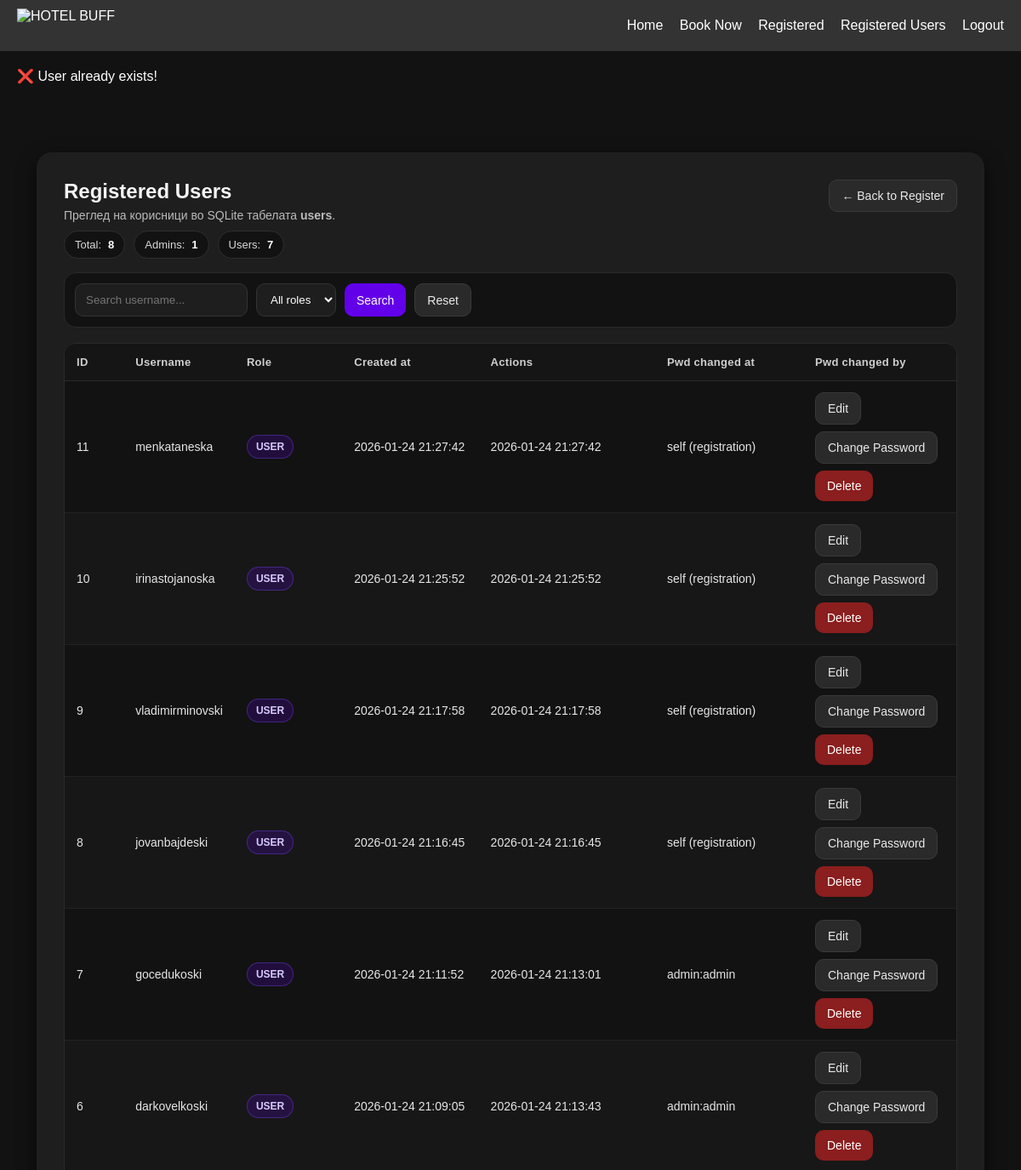
/admin/users (signed in, upper part), run on an earlier commit of the app's database.
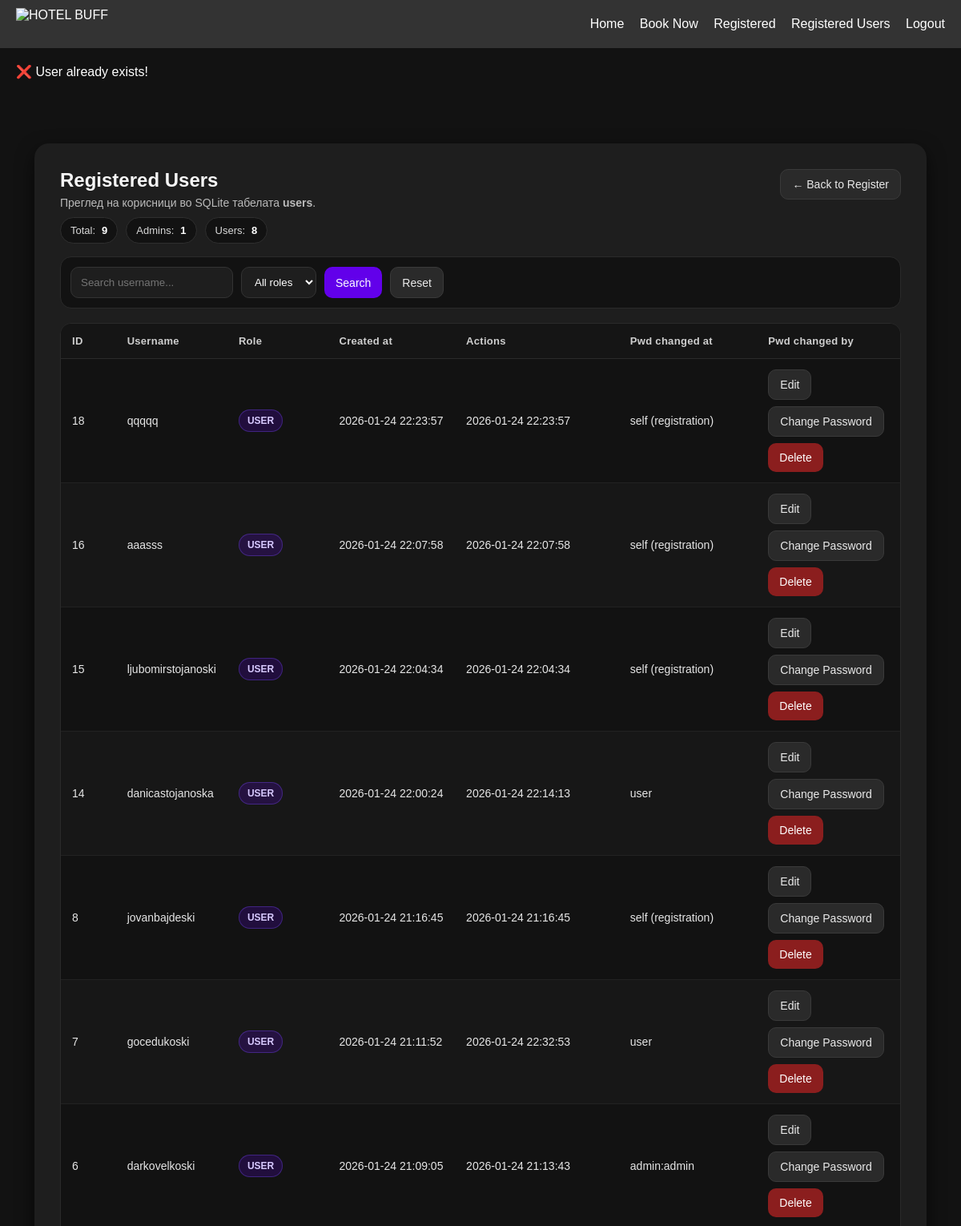
And on a later commit of the database.
### tables this page shows
CREATE TABLE users (
            id INTEGER PRIMARY KEY AUTOINCREMENT,
            username TEXT NOT NULL UNIQUE,
            password_hash TEXT NOT NULL,
            role TEXT NOT NULL DEFAULT 'user',
            created_at TEXT NOT NULL
        , password_changed_at TEXT, password_changed_by TEXT);

### app.py (the view)
@app.route("/admin/users")
def admin_users():
    if "user" not in session or session.get("role") != "admin":
        return redirect(url_for("login"))
    q = request.args.get("q", "").strip()
    role_filter = request.args.get("role", "").strip()
    sql = "SELECT id, username, role, created_at, password_changed_at, password_changed_by FROM users WHERE 1=1"
    params = []
    if q:
        sql += " AND username LIKE ?"
        params.append(f"%{q}%")
    if role_filter in ("admin", "user"):
        sql += " AND role = ?"
        params.append(role_filter)
    sql += " ORDER BY id DESC"
    conn = get_db_connection()
    users = conn.execute(sql, params).fetchall()
    total = conn.execute("SELECT COUNT(*) FROM users").fetchone()[0]
    admins = conn.execute("SELECT COUNT(*) FROM users WHERE role='admin'").fetchone()[0]
    normal_users = conn.execute("SELECT COUNT(*) FROM users WHERE role='user'").fetchone()[0]
    conn.close()
    return render_template(
        "admin_users.html",
        users=users,
        total=total,
        admins=admins,
        normal_users=normal_users,
        q=q,
        role_filter=role_filter
    )

### database.py (called while the page is built)
def get_db_connection():
    conn = sqlite3.connect(DB_NAME, timeout=10, check_same_thread=False)
    conn.row_factory = sqlite3.Row
    return conn

### templates/admin_users.html (shortened to what this page needs)
{% extends "base.html" %}
{% block content %}
<div class="users-container">
    <div class="users-header">
        <div>
            <h2>Registered Users</h2>
            <p class="subtitle">Преглед на корисници во SQLite табелата <b>users</b>.</p>
            <div class="stats-row">
                <span class="pill">Total: <strong>{{ total }}</strong></span>
                <span class="pill">Admins: <strong>{{ admins }}</strong></span>
                <span class="pill">Users: <strong>{{ normal_users }}</strong></span>
            </div>
        </div>
        <div class="actions">
            <a class="btn secondary" href="{{ url_for('register') }}">← Back to Register</a>
        </div>
    </div>
    <form class="controls" method="GET" action="{{ url_for('admin_users') }}">
        <input type="text" name="q" placeholder="Search username..." value="{{ q|default('') }}">
        <select name="role">
            <option value="" {% if not role_filter %}selected{% endif %}>All roles</option>
        </select>
        <button class="btn" type="submit">Search</button>
        <a class="btn secondary" href="{{ url_for('admin_users') }}">Reset</a>
    </form>
    <div class="table-wrap">
        {% if users and users|length > 0 %}
        <table>
            <thead>
                <tr>
                    <th style="width:70px;">ID</th>
                    <th>Username</th>
                    <th style="width:140px;">Role</th>
                    <th style="width:220px;">Created at</th>
                    <th style="width:320px;">Actions</th>
                    <th style="width:220px;">Pwd changed at</th>
                    <th style="width:220px;">Pwd changed by</th>
                </tr>
            </thead>
            <tbody>
                {% for u in users %}
                <tr>
                    <td data-label="ID">{{ u.id }}</td>
                    <td data-label="Username">{{ u.username }}</td>
                    <td data-label="Role">
                        {% if u.role == 'admin' %}
                            <span class="role-badge role-admin">ADMIN</span>
                        {% else %}
                            <span class="role-badge role-user">USER</span>
                        {% endif %}
                    </td>
                    <td data-label="Created at">{{ u.created_at }}</td>
                    <td data-label="Pwd changed at">
                    {{ u.password_changed_at if u.password_changed_at else '-' }}
                    </td>
                    <td data-label="Pwd changed by">
                    {{ u.password_changed_by if u.password_changed_by else '-' }}
                    </td>
                    <td data-label="Actions">
                        <div style="display:flex; gap:8px; flex-wrap:wrap;">
                            <a class="btn secondary" href="{{ url_for('edit_user', user_id=u.id) }}">Edit</a>
                            <a class="btn secondary" href="{{ url_for('admin_change_user_password', user_id=u.id) }}">Change Password</a>
                            {% if u.username != 'admin' %}
                            <form method="POST"
                                  action="{{ url_for('delete_user', user_id=u.id) }}"
                                  onsubmit="return confirm('Are you sure you want to delete this user?');">
                                <button class="btn danger" type="submit">Delete</button>
                            </form>
                            {% endif %}
                        </div>
                    </td>
                </tr>
                {% endfor %}
            </tbody>
        </table>
        {% else %}
            <div class="empty-state">Нема пронајдени корисници за ова пребарување.</div>
        {% endif %}
    </div>
</div>
{% endblock %}

### templates/base.html (shortened to what this page needs)
<!DOCTYPE html>
<html lang="en">
<head>
    <link rel="stylesheet" href="{{ url_for('static', filename='css/style.css') }}">
</head>
<body>
    <header>
        <img src="{{ url_for('static', filename='images/logo.png') }}" alt="HOTEL BUFF" class="logo">
        <nav>
            <a href="{{ url_for('home') }}">Home</a>
            {% if 'user' in session %}
                <a href="{{ url_for('booking') }}">Book Now</a>
                {% if session['user'] == 'admin' %}
                    <a href="{{ url_for('admin_bookings') }}">Registered</a>
                    <a href="{{ url_for('admin_users') }}">Registered Users</a>
                {% endif %}
                <a href="{{ url_for('logout') }}">Logout</a>
            {% else %}
                <a href="{{ url_for('images') }}">Images</a>
                <a href="{{ url_for('login') }}">Login</a>
                <a href="{{ url_for('register') }}">Register</a>
                <a href="{{ url_for('contact') }}">Contact</a>
            {% endif %}
        </nav>
    </header>
    <main>
 ❌ User already exists!
    {% block content %}{% endblock %}
    </main>
</body>
</html>

### static/css/style.css (style rules this page uses)
body { font-family: Arial, sans-serif; margin: 0; padding: 0; background-color: #f5f5f5; }
header { background-color: #333; color: #fff; padding: 10px 20px; display: flex; align-items: center; justify-content: space-between; }
header .logo { height: 40px; }
header nav a { color: #fff; margin-left: 15px; text-decoration: none; }
main { padding: 20px; }

### templates/admin_users.html (style rules this page uses)
body { background-color:#121212; color:#fff; font-family:Arial,sans-serif; }
.users-container { max-width: 1050px; margin: 80px auto; background:#1e1e1e; padding: 32px; border-radius: 18px; box-shadow: 0 8px 22px rgba(0,0,0,0.6); animation: fadeIn .35s ease-in-out; }
.users-header { display:flex; justify-content:space-between; gap:14px; align-items:flex-start; margin-bottom:14px; }
h2 { margin:0; color:#f5f5f5; }
.subtitle { margin:6px 0 0 0; color:#bbb; font-size:14px; }
.pill { display:inline-flex; align-items:center; gap:8px; padding:8px 12px; border-radius:999px; background:#121212; border:1px solid #2f2f2f; color:#d9d9d9; font-size:13px; white-space:nowrap; }
.pill strong { color:#fff; }
.stats-row { display:flex; gap:10px; flex-wrap:wrap; margin-top:10px; }
.controls { margin-top: 16px; display:flex; gap:10px; flex-wrap:wrap; background:#121212; border:1px solid #2a2a2a; padding:12px; border-radius:14px; }
.controls input, .controls select { background:#1e1e1e; border:1px solid #333; color:#fff; padding:10px 12px; border-radius:10px; outline:none; }
.btn { padding:10px 14px; border-radius:10px; border:none; cursor:pointer; background:#6200ea; color:#fff; font-size:14px; transition:.25s; text-decoration:none; display:inline-flex; align-items:center; gap:8px; }
.btn.secondary { background:#2a2a2a; border:1px solid #3a3a3a; color:#eaeaea; }
.btn.danger { background:#8b1e1e; }
.table-wrap { margin-top:18px; background:#121212; border:1px solid #2a2a2a; border-radius:14px; overflow:hidden; }
table { width:100%; border-collapse:collapse; }
thead th { text-align:left; padding:14px; font-size:13px; letter-spacing:.3px; color:#cfcfcf; background:#151515; border-bottom:1px solid #2a2a2a; }
tbody td { padding:13px 14px; border-bottom:1px solid #222; color:#e6e6e6; font-size:14px; }
tbody tr:nth-child(even) { background:rgba(255,255,255,0.02); }
.role-badge { display:inline-block; padding:6px 10px; border-radius:999px; font-size:12px; font-weight:bold; border:1px solid #2a2a2a; background:#1a1a1a; color:#fff; }
.role-user { border-color:rgba(124,77,255,.35); background:rgba(98,0,234,.20); color:#d7c9ff; }

What changed in the data, as far as the page shows it:
removed users: id "11", username "menkataneska", role "USER", created_at "2026-01-24 21:27:42", password_changed_at "2026-01-24 21:27:42", password_changed_by "self (registration)"
removed users: id "10", username "irinastojanoska", role "USER", created_at "2026-01-24 21:25:52", password_changed_at "2026-01-24 21:25:52", password_changed_by "self (registration)"
removed users: id "9", username "vladimirminovski", role "USER", created_at "2026-01-24 21:17:58", password_changed_at "2026-01-24 21:17:58", password_changed_by "self (registration)"
added users: id "18", username "qqqqq", role "USER", created_at "2026-01-24 22:23:57", password_changed_at "2026-01-24 22:23:57", password_changed_by "self (registration)"
added users: id "16", username "aaasss", role "USER", created_at "2026-01-24 22:07:58", password_changed_at "2026-01-24 22:07:58", password_changed_by "self (registration)"
added users: id "15", username "ljubomirstojanoski", role "USER", created_at "2026-01-24 22:04:34", password_changed_at "2026-01-24 22:04:34", password_changed_by "self (registration)"
added users: id "14", username "danicastojanoska", role "USER", created_at "2026-01-24 22:00:24", password_changed_at "2026-01-24 22:14:13", password_changed_by "user"
changed users "gocedukoski": password_changed_at "2026-01-24 21:13:01" → "2026-01-24 22:32:53"; password_changed_by "admin:admin" → "user"
Also different on the page:
{{ total }}: "8" → "9"
{{ normal_users }}: "7" → "8"
